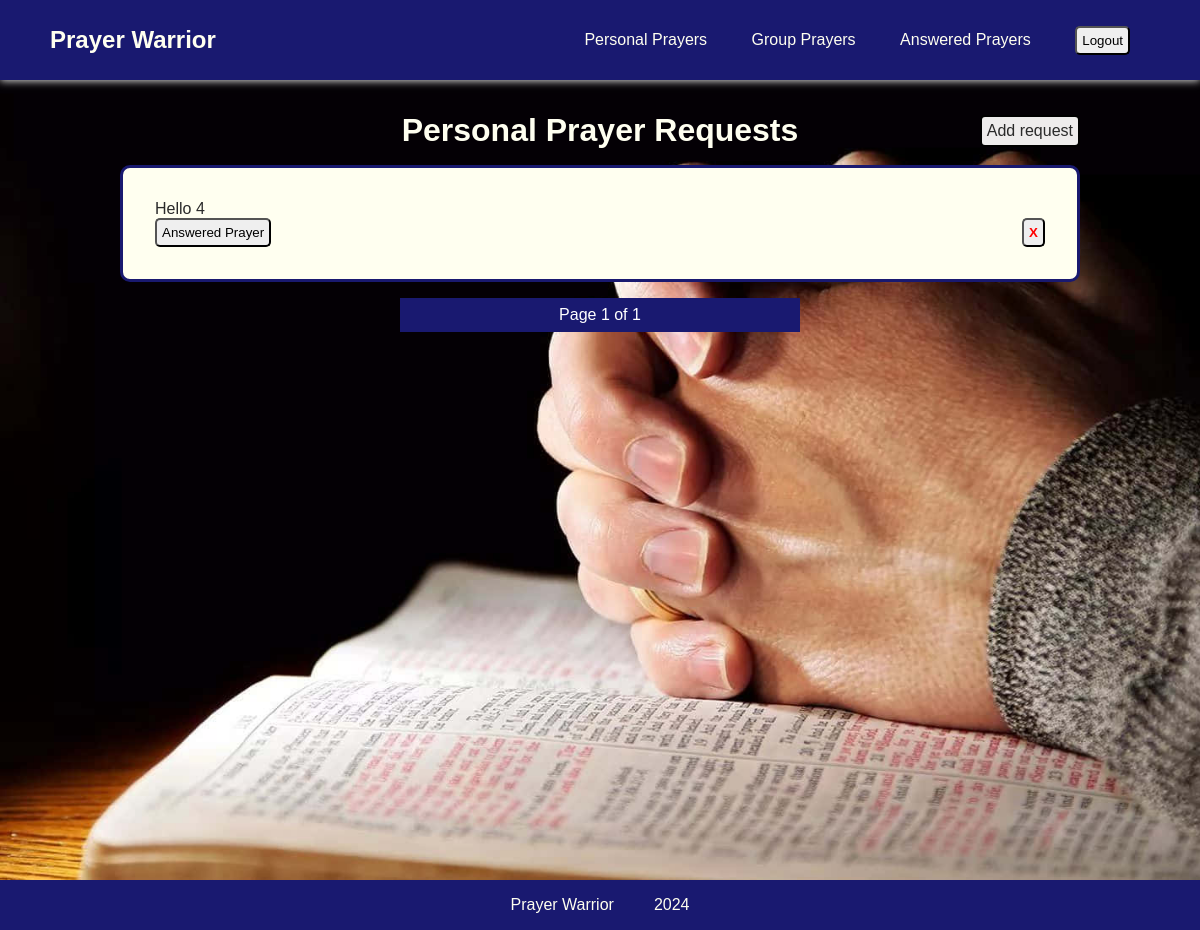
The app's page /app/personal-prayer/ (signed in), older data.
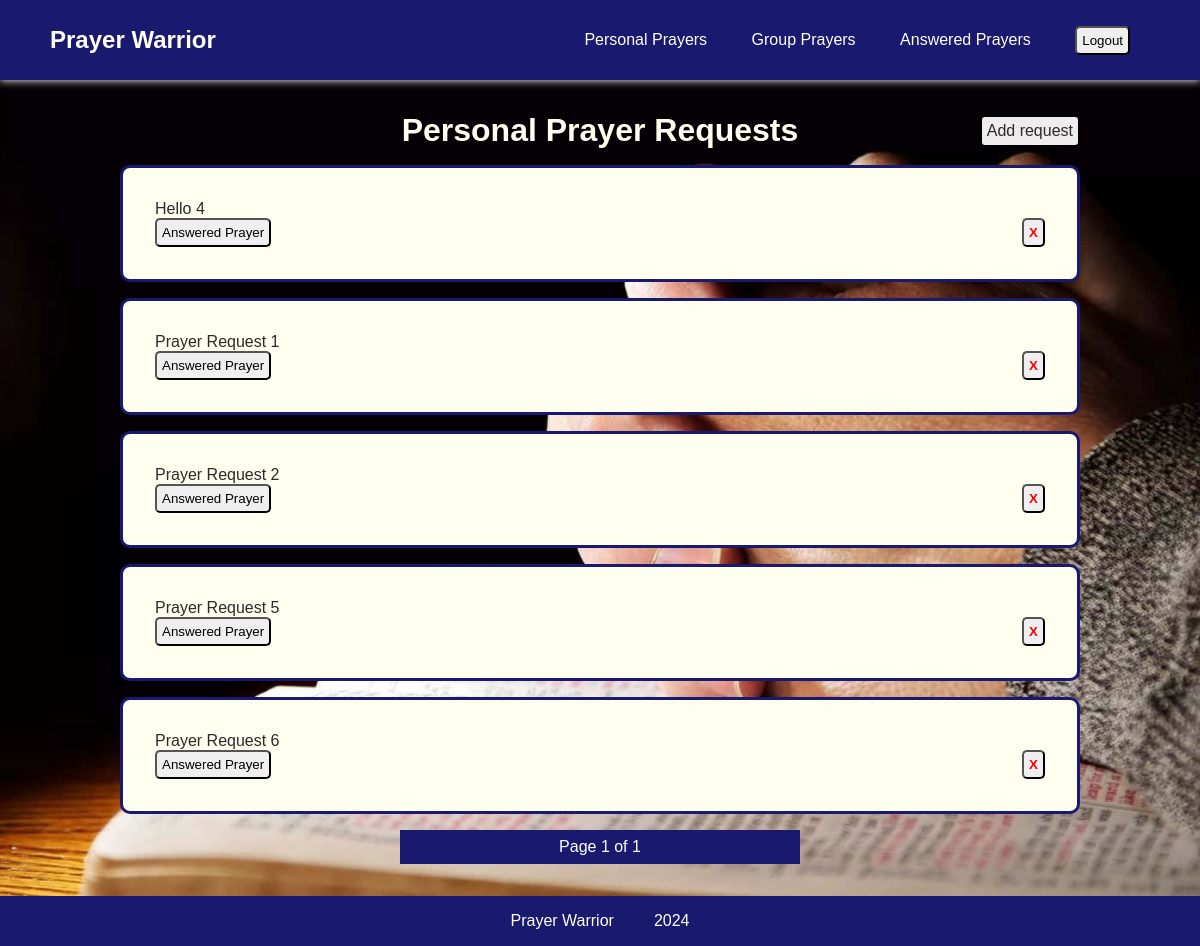
The same page, newer data.
### app/models.py (models this page shows, shortened)
class PrayerRequest(models.Model):
    datetime = models.DateTimeField(auto_now_add=True)
    user = models.ForeignKey(User, on_delete=models.CASCADE)
    content = models.TextField()
    answered = models.BooleanField(default=False)

### app/views.py (the view)
# urls.py: path("personal-prayer/", views.PersonalPrayerView.as_view(), name="personal-prayer"),
class PersonalPrayerView(LoginRequiredMixin, generic.ListView):
    model = PrayerRequest
    login_url = reverse_lazy("login")
    template_name = "app/personal-prayer.html"
    paginate_by = 6
    def get_context_data(self, **kwargs):
        context = super().get_context_data(**kwargs)
        context["prayer_request_list"] = self.model.objects.filter(user=self.request.user).filter(answered=False)
        return context
    def get_queryset(self):
        queryset = super().get_queryset()
        prayer_request_list = self.model.objects.filter(user=self.request.user).filter(answered=False).order_by("id")
        if prayer_request_list:
            queryset = prayer_request_list
        return queryset

### app/templates/app/personal-prayer.html (shortened to what this page needs)
{% extends "app/base-list.html" %}
{% load static %}
{% block page-style %} <link rel="stylesheet" href="{% static 'app/personal-prayer.css' %}"> {% endblock %}
{% block list-content %}
<div class="page-container">
    <div class="header">
        <h1>Personal Prayer Requests</h1>
        <div class="buttons">
            <a href="{% url 'app:prayer-request' %}" class="add-button">Add request</a>
        </div>
    </div>
{% if prayer_request_list %}
    <div class="flex-container">
    {% for prayer_request in page_obj %}
        <div class="prayer-request" id="pr-{{ prayer_request.id }}">
            <div>{{ prayer_request.content }}</div>
            <button type="button" class="delete-button" value="{{ prayer_request.id }}">X</button>
            <button type="button" class="answered-prayer-button" value="{{ prayer_request.id }}">Answered Prayer</button>
        </div>
    {% endfor %}
    </div>
{% else %}
    <p>No items</p>
{% endif %}
</div>
{% endblock %}

### app/templates/app/base-list.html (shortened to what this page needs)
{% extends "app/navbar.html" %}
{% load static %}
{% block pagination-style %} <link href="{% static 'app/pagination.css' %}" rel="stylesheet"> {% endblock %}
{% block content %}
    <div class="flex-container">
        {% block list-content %}
        {% endblock %}
        <div class="pagination">
            <div class="previous">
            </div>
            <div class="current-page">
                Page {{ page_obj.number }} of {{ page_obj.paginator.num_pages }}
            </div>
            <div class="next">
            </div>
        </div>
    </div>
{% endblock %}

### app/templates/app/navbar.html (shortened to what this page needs)
{% extends "app/base.html" %}
{% load static %}
{% block navbar-style %}
<link rel="stylesheet" href="{% static 'app/navbar.css' %}">
{% endblock %}
{% block navbar %}
<header>
    <h1 id="nav-title"><a href="{% url 'app:index' %}">Prayer Warrior</a></h1>
    <nav>
        <ul>
            <li><a href="{% url 'app:personal-prayer' %}">Personal Prayers</a></li>
            <li><a href="{% url 'app:group-prayers' %}">Group Prayers</a></li>
            <li><a href="{% url 'app:answered-prayer-list' %}">Answered Prayers</a></li>
            <li>
                <form action="{% url 'logout' %}" method="post">
                    <button type="submit">Logout</button>
                </form>
            </li>
        </ul>
    </nav>
</header>
{% endblock %}
{% block footer %}
<footer>
    <ul>
        <li>Prayer Warrior</li>
        <li>2024</li>
    </ul>
</footer>
{% endblock %}

### app/templates/app/base.html (shortened to what this page needs)
{% load static %}
<!DOCTYPE html>
<html lang="en">
<head>
    <link rel="stylesheet" href="{% static 'app/base.css' %}">
    {% block navbar-style %} {% endblock %}
    {% block page-style %} {% endblock %}
    {% block pagination-style %} {% endblock %}
</head>
<body>
    <div id="page-container">
        <div class="navbar">
        {% block navbar %} {% endblock %}
        </div>
        <div id="content">
        {% block content %} {% endblock %}
        </div>
        <div id="footer">
        {% block footer %} {% endblock %}
        </div>
    </div>
</body>
</html>

### app/static/app/base.css (style rules this page uses)
:root { --primary-color: rgb(25, 25, 112); --secondary-color: rgb(255, 255, 240); --accent-color: rgb(220, 20, 60); --background-color: rgb(248, 248, 255); --text-color: rgb(42, 42, 42); }
body { color: var(--text-color); box-sizing: border-box; background-repeat: no-repeat; background-color: black; background-image: url(images/prayer-3.jpg); background-size: cover; background-position: 0 5rem; }
#content { margin-top: 5rem; padding-bottom: 4rem; }
#page-container { position: relative; min-height: 100vh; }
#footer { position: absolute; bottom: 0; width: 100%; height: 2rem; }
h1 { font-size: 2rem; color: var(--secondary-color); }
.add-button { background-color: rgb(238, 236, 236); text-align: center; border-radius: 5px; padding: 5px; color: var(--text-color); height: 2rem; font-size: 1rem; border: 2px solid black; }

### app/static/app/navbar.css (style rules this page uses)
* { margin: 0; padding: 0; font-family: Arial, Helvetica, sans-serif; box-sizing: border-box; }
header { position: fixed; top: 0; display: flex; justify-content: flex-end; align-items: center; padding: 20px 50px; box-shadow: 0 1px 8px #ddd; background-color: var(--primary-color); width: 100%; height: 5rem; }
#nav-title { margin-right: auto; font-size: 1.5em; }
header li { list-style: none; display: inline-block; padding: 0 20px; }
header a { text-decoration: none; color: var(--secondary-color); transition: all 0.3s ease 0s; }
footer ul { display: flex; align-items: center; justify-content: center; padding: 1rem; background-color: var(--primary-color); }
footer li { color: var(--secondary-color); list-style-type: none; padding: 0 20px; }
button { cursor: pointer; padding: 3px; }

### app/static/app/personal-prayer.css (style rules this page uses)
#content { margin-top: 7rem; }
h1 { text-align: center; }
.flex-container { display: flex; flex-direction: column; align-items: center; }
.prayer-request { border: 3px solid var(--primary-color); border-radius: 10px; padding: 2rem; width: 80vw; margin-top: 1rem; background-color: var(--secondary-color); }
.header { display: grid; grid-template-columns: 1fr auto 1fr; justify-items: center; width: 80vw; }
.header > *:nth-child(1) { grid-column-start: 2; }
.header > *:nth-child(2) { margin-left: auto; }
button { border-radius: 5px; padding: 5px; }
a { text-decoration: none; color: var(--text-color); }
.buttons { display: flex; align-items: center; }
.delete-button { color: red; font-weight: bold; float: right }

### app/static/app/pagination.css (style rules this page uses)
.pagination { display: flex; color: white; width: 400px; background-color: var(--primary-color); padding: 0.5rem; margin-top: 1rem; justify-content: space-around; }
.flex-container { display: flex; flex-direction: column; align-items: center; }

Row changes from the older to the newer data that the page shows:
added PrayerRequest: content "Prayer Request 1", {{ prayer_request.id }} 68 (drawn)
added PrayerRequest: content "Prayer Request 2", {{ prayer_request.id }} 69 (drawn)
added PrayerRequest: content "Prayer Request 5", {{ prayer_request.id }} 72 (drawn)
added PrayerRequest: content "Prayer Request 6", {{ prayer_request.id }} 73 (drawn)
